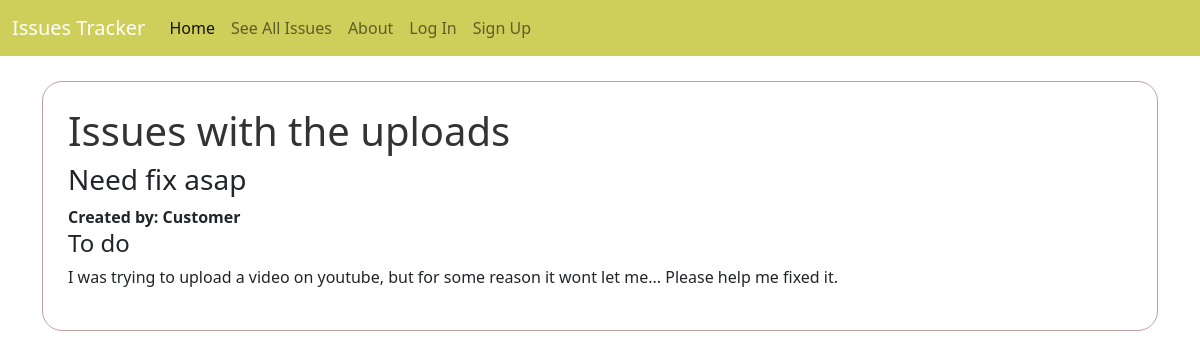
The page /issues/5/ on the database its author committed.
### issues/models.py (models this page shows, shortened)
class Issues(models.Model):
    title = models.CharField(max_length=256)
    summary = models.CharField(max_length=512)
    description = models.TextField()
    status = models.ForeignKey(
        Status,
        on_delete=models.CASCADE,
        default = 1
    )
    requester = models.ForeignKey(
        get_user_model(),
        on_delete=models.CASCADE,
        related_name = "requester"
    )
    assignee = models.ForeignKey(
        get_user_model(),
        on_delete=models.CASCADE,
        blank=True, null=True,
        related_name = "assignee",
        default = 1
    )

class Status(models.Model):
    name = models.CharField(max_length=128)
    description = models.CharField(max_length=256)
    def __str__(self):
        return self.name

### accounts/models.py (models this page shows)
class CustomUser(AbstractUser):
    role = models.ForeignKey(
        Role,
        on_delete=models.CASCADE,
        blank = True,
        null = True
    )

### issues/views.py (the view)
# urls.py: path('<int:pk>/', IssueDetailView.as_view(), name='detail'),
class IssueDetailView(DetailView):
    template_name = "issues/detail.html"
    model = Issues

### templates/issues/detail.html (shortened to what this page needs)
{% extends 'base.html' %}
{% block content %}
<div class="post-detail">
    <h1>{{ issues.title }}</h1>
    <h3>{{ issues.summary }}</h3>
    <strong>Created by: {{ issues.requester }}</strong>
    <h4>{{ issues.status }}</h4>
    <p>{{ issues.description }}</p>
</div>
{% endblock content %}

### static/css/style.css (style rules this page uses)
.post-detail { border: 1px solid rgb(195, 157, 157); border-radius: 20px; padding: 25px; }
h1 { color: rgb(51, 51, 51); }

### rows shown on the page
Issues: title "Issues with the uploads", summary "Need fix asap", requester "Customer", status "To do", description "I was trying to upload a video on youtube, but for some reason it wont let me... Please help me fixed it."
